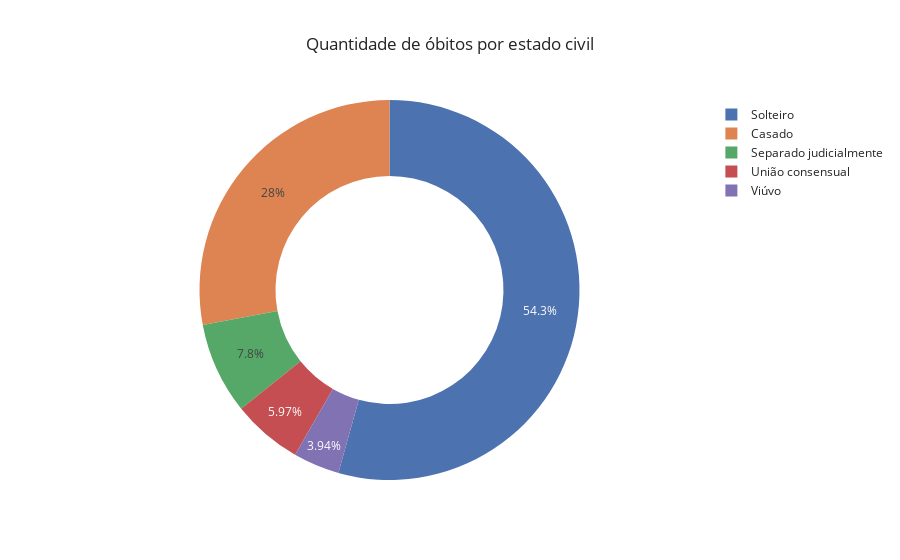

The cell this chart's notebook holds for it:
### Code cell
# grafico de rosca
fig = px.pie(
    df_estado_civil,
    values="qtd_obitos",
    names="estado_civil",
    title="Quantidade de óbitos por estado civil",
    template="seaborn",
    hole=0.6,
)

fig.show()

### Figure 1 — Plotly figure (JSON) as saved in the notebook; plotly's stock layout.template omitted (floating-point values rounded to 4 significant figures)
{"data": [{"domain": {"x": [0, 1], "y": [0, 1]}, "hole": 0.6, "hovertemplate": "estado_civil=%{label}<br>qtd_obitos=%{value}<extra></extra>", "labels": ["Casado", "Separado judicialmente", "Solteiro", "União consensual", "Viúvo"], "legendgroup": "", "name": "", "showlegend": true, "type": "pie", "values": [8271, 2306, 16075, 1765, 1166]}], "layout": {"legend": {"tracegroupgap": 0}, "title": {"text": "Quantidade de óbitos por estado civil"}}}
